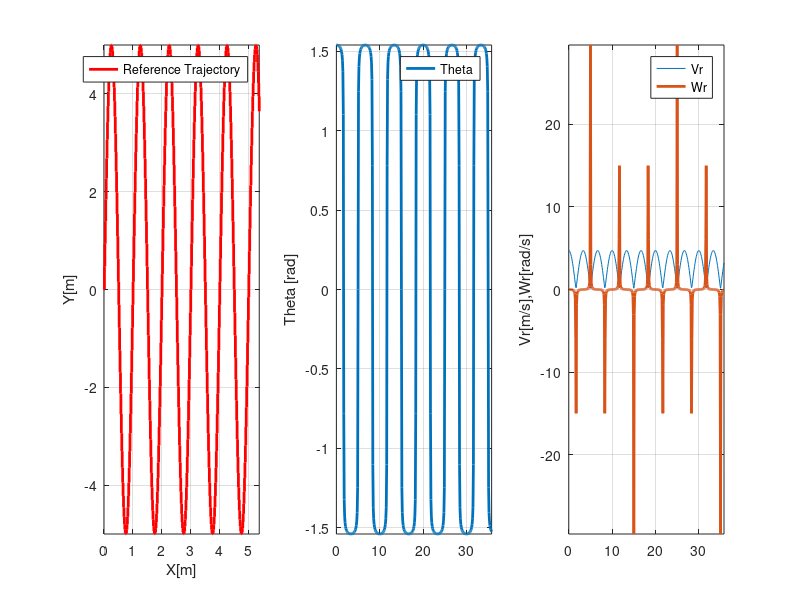

MATLAB code to generate this figure:
clear all; close all; clc;

global Ts;
Ts = 0.1;
xo = [0 0 0]'; % posi��o inicial
ref(:,1) = [0 0 0]';
disp('Escolha a trajet�ria de acordo com as op��es abaixo: '); 
traj = input('  1 - circular \n  2 - oito\n  3 - em L\n  4 - Quadrado\n  5 - Sen�ide\n\n Digite o valor correspondente � trajet�ria desejada: ');

N = 5;
% velocity profile
v = 0.15;
w = 0.15;
u1 = [v w]'; % for circle
u2 = [v -w]'; % for circle and eight
u3 = [v 0]'; % for L and square

m = input('Digite o n�mero de voltas/per�odos desejadas: '); %number of laps

if (traj == 2) || (traj == 1);  % eight or circle
    k = round(traj*(2*pi/(abs(u1(2))*Ts)+1));
    
elseif traj == 3
    % L trajectory
    L1 = input('Entre o comprimento do primeiro trecho: '); %[m]
    L2 = input('Entre o comprimento do segundo trecho: '); %[m]
    k1 = (L1/v)/Ts;
    k2 = (L2/v)/Ts;
    k = k1+k2;
    
elseif traj == 4 % square
    L = input('Entre o comprimento do lado: '); %[m]
    k1 = (L/v)/Ts; k2 = 2*k1; k3 = 3*k1; k4 = 4*k1;
    k = 4*k1;

elseif traj == 5 %senoidal
    A = input('Entre a amplitude da senoide: ');
    L = input('Entre o comprimento m�ximo: ');
    b = m*(2.0*pi/L);
    k = round(L/(w*Ts))+1;
end

t = 0:Ts:Ts*k-Ts+5*N*Ts;

for l = 1:(k+5*N); 
    
    % para oito
    if traj == 2;
        
        if l >= k/2
            p = modelo(u2,xo,Ts);
            ubase(:,l) = u2;
        else
            p = modelo(u1,xo,Ts);
            ubase(:,l) = u1;
        end
      
    % para circulo
    elseif traj == 1;
        p = modelo(u1,xo,Ts);
        ubase(:,l) = u1;
    
    % para L
    elseif traj == 3;
        if l<=k1;
            xo(3) = 0;
            p = modelo(u3,xo,Ts);
            ubase(:,l) = u3;
        else
            xo(3) = pi/2;
            p = modelo(u3,xo,Ts);
            ubase(:,l) = u3;
        end
    
    % para quadrado
    elseif traj == 4;
        if l <=k1;
            xo(3) = 0;
            p = modelo(u3,xo,Ts);
            ubase(:,l) = u3;
        elseif l >k1 && l <=k2;
            xo(3) = pi/2;
            p = modelo(u3,xo,Ts);
            ubase(:,l) = u3;
        elseif l >k2 && l <=k3;
            xo(3) = -pi;
            p = modelo(u3,xo,Ts);
            ubase(:,l) = u3;
        elseif l >k3;
            xo(3) = -pi/2;
            p = modelo(u3,xo);
            ubase(:,l) = u3;
        end
        
    % para sen�ide
    elseif traj == 5;
   
        x(l) = w*t(l);
        y(l) = A*sin(b*w*t(l));
        Xr_dot(l) = w;
        Yr_dot(l) = A*b*w*cos(b*w*t(l));
        Xr_dot2(l) = 0;
        Yr_dot2(l) = -A*b^2*w^2*sin(b*w*t(l));
        theta(l) = atan2(Yr_dot(l), Xr_dot(l));
        Vr(l) = sqrt(Xr_dot(l)^2 + Yr_dot(l)^2);
        Wr(l) = (Yr_dot2(l)*Xr_dot(l)-Xr_dot2(l)*Yr_dot(l))/(Xr_dot(l)^2+Yr_dot(l)^2);
        ubase(:,l) = [Vr(l);Wr(l)];
        p = [x(l);y(l);theta(l)];
    end
    

    x(l)=p(1);
    y(l) = p(2);
    theta(l) = p(3);
    xo = p;
    % save output references
    ref(:,l) = p;

end;

ref = repmat(ref,1,m); % account for the number of laps
ubase = repmat(ubase,1,m);

save('ref.mat','ref');
save('ubase.mat','ubase');

figure(1)
subplot (1,3,1);
stairs(x,y,'r','LineWidth', 2);
legend('Reference Trajectory');
ylabel('Y[m]');
xlabel('X[m]');
axis tight;
grid on;

subplot (1,3,2);
plot(t,theta(1:length(t)),'LineWidth', 2);
legend('Theta');
ylabel('Theta [rad]');
axis tight;
grid on;

subplot (1,3,3);
plot(t,ubase(1,1:length(t)),t,ubase(2,1:length(t)),'LineWidth', 2);
legend('Vr','Wr');
ylabel('Vr[m/s],Wr[rad/s]');
axis tight;
grid on;